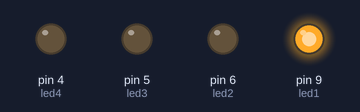
Simulated run of this sketch. Board: Arduino Uno, built with avr-gcc and run on an emulated ATmega328P. On the bench: output pins drawn as LEDs (lit = HIGH).

Above: at 0.15 s.
At 1.35 s:
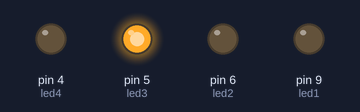
At 1.95 s:
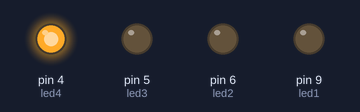
At 3.15 s:
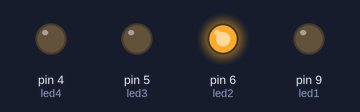
At 5.25 s:
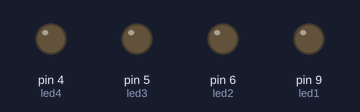
Timing chart, 0 to 5.5 s (numbered marks = the images above):
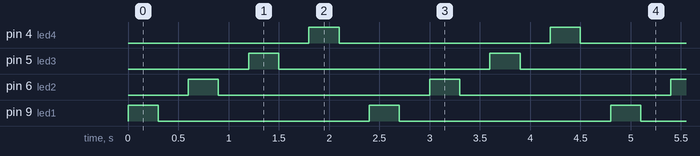

The sketch:

blinktest.ino
```cpp
int led1 = 9;         // First PWM pin
int led2 = 6;         // Second PWM pin
int led3 = 5;         // Third PWM pin
int led4 = 4;         // Third PWM pin

// the setup routine runs once when you press reset:
void setup() {
  pinMode(led1, OUTPUT);                  // declare pin 9 & 10 to be outputs:
  pinMode(led2, OUTPUT);                  // declare pin 9 & 10 to be outputs:
  pinMode(led3, OUTPUT);                  // declare pin 11 to be an output:
  pinMode(led4, OUTPUT);                  // declare pin 11 to be an output:

}

void loop() {
    digitalWrite(led1, HIGH);
    delay(300);
    digitalWrite(led1, LOW);
    delay(300);
    digitalWrite(led2, HIGH);
    delay(300);
    digitalWrite(led2, LOW);
    delay(300);
    digitalWrite(led3, HIGH);
    delay(300);
    digitalWrite(led3, LOW);
    delay(300);
    digitalWrite(led4, HIGH);
    delay(300);
    digitalWrite(led4, LOW);
    delay(300);
}
```

Measured:
- by itself, pin 4 (led4), pin 5 (led3), pin 6 (led2), pin 9 (led1): alternates HIGH for 0.30 s and LOW for 2.1 s
- by itself, everything shown: repeats every 2.4 s, in 8 steps
